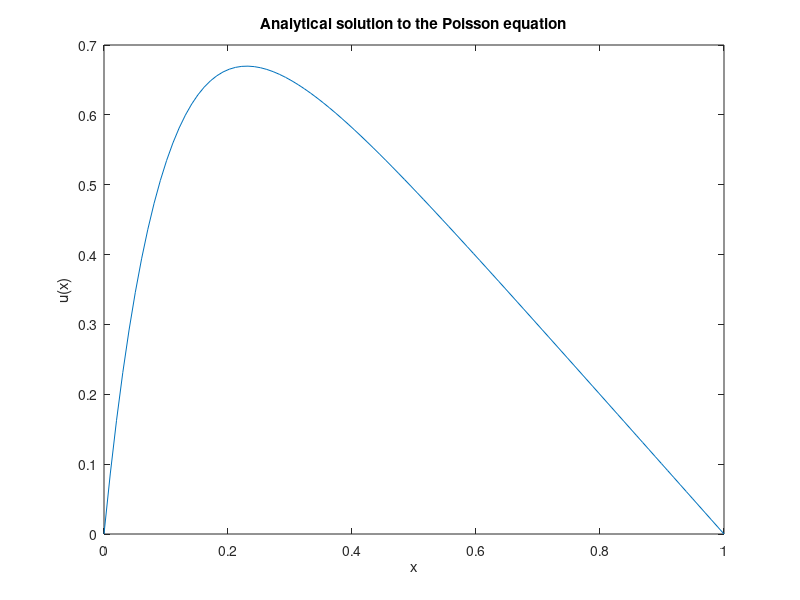

Write MATLAB code to recreate this figure.
x = linspace(0,1)

u = 1 - (1 - exp(-10))*x - exp(-10*x)

plot(x,u);
xlabel('x');
ylabel('u(x)');
title('Analytical solution to the Poisson equation');

